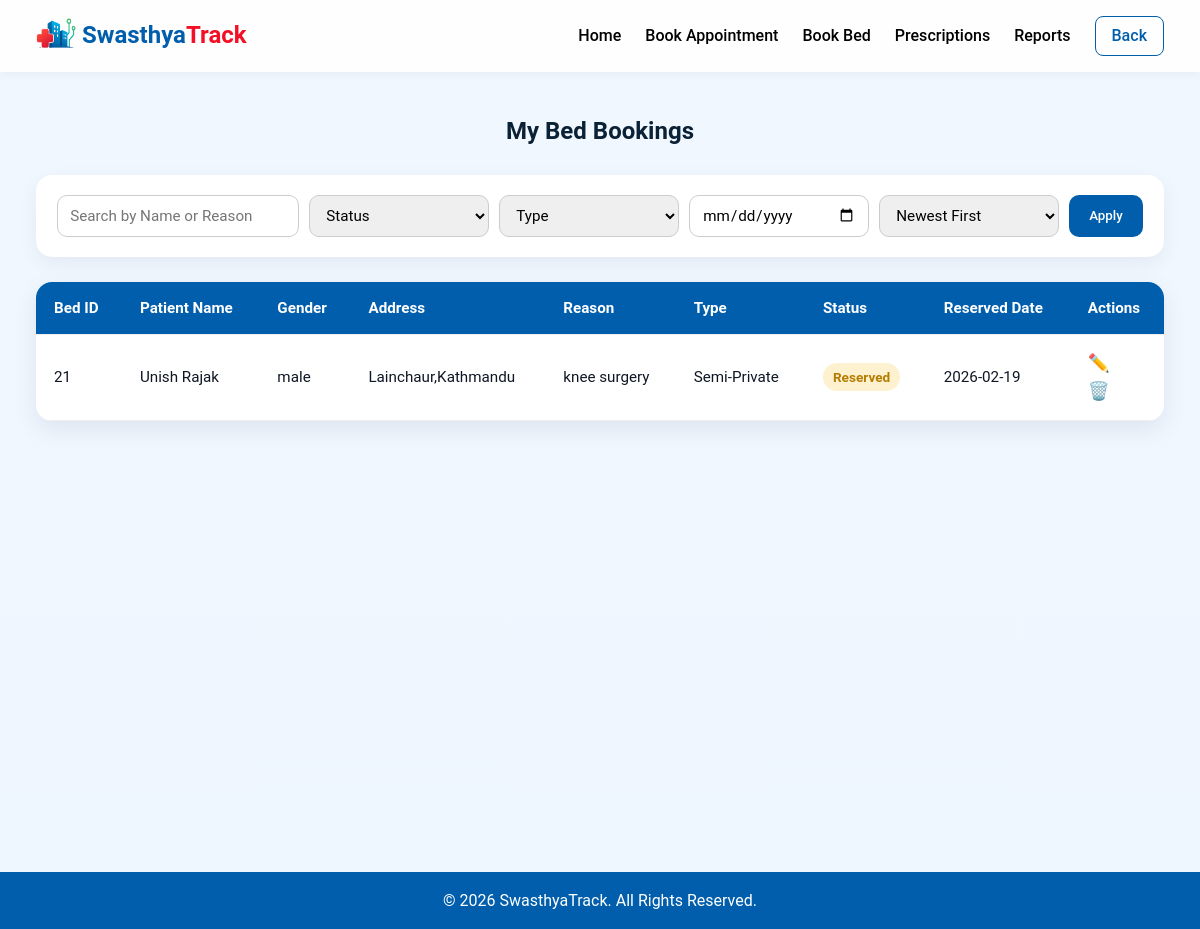
The page /Patient/my_bed_bookings.php (signed in) on the database its author committed.
### tables this page shows
CREATE TABLE `beds` (
  `bed_id` int NOT NULL,
  `user_id` int DEFAULT NULL,
  `patient_name` varchar(100) DEFAULT NULL,
  `gender` enum('male','female','other') DEFAULT NULL,
  `contact` varchar(20) DEFAULT NULL,
  `email` varchar(100) DEFAULT NULL,
  `address` varchar(255) DEFAULT NULL,
  `reason_for_admission` text,
  `reserved_date` date DEFAULT NULL,
  `type` enum('General','Semi-Private','Private') NOT NULL DEFAULT 'General',
  `status` enum('Empty','Reserved','Occupied','Out of Order') NOT NULL DEFAULT 'Empty',
  `created_at` timestamp NULL DEFAULT CURRENT_TIMESTAMP,
  `updated_at` timestamp NULL DEFAULT CURRENT_TIMESTAMP ON UPDATE CURRENT_TIMESTAMP
);

### src/Patient/my_bed_bookings.php (the view, shortened to what this page needs)
<?php
include("../config/db.php");
$user_id = $_SESSION['user_id'];
$search = $_GET['search'] ?? '';
$dateFilter = $_GET['date'] ?? '';
$sortOrder = $_GET['sort'] ?? 'desc';
$sql = "SELECT bed_id, patient_name, gender, address, reason_for_admission,
               reserved_date, type, status, created_at
        FROM beds
        WHERE user_id = ?";
$params = [$user_id];
$types = "i";
$orderSQL = ($sortOrder === 'asc') ? "ASC" : "DESC";
$sql .= " ORDER BY reserved_date $orderSQL";
$stmt = $conn->prepare($sql);
$stmt->bind_param($types, ...$params);
$stmt->execute();
$beds = $stmt->get_result();
?>
<!DOCTYPE html>
<html lang="en">
<head>
<link rel="stylesheet" href="../css/patient-dashboard.css">
</head>
<body>
<header>
    <div class="logo">
        <a href="patient_dashboard.php">
            <img class="nav-img" src="../images/nav-logo.png" alt="">
            <span class="swasthya-color">Swasthya</span><span class="track-color">Track</span>
        </a>
    </div>
    <nav>
        <a href="patient_dashboard.php">Home</a>
        <a href="book_appointment.php">Book Appointment</a>
        <a href="bed_type.php">Book Bed</a>
        <a href="my_prescriptions.php">Prescriptions</a>
        <a href="my_reports.php">Reports</a>
      <a href="patient_dashboard.php" class="btn-login">Back</a>
    </nav>
</header>
<main>
    <h2 style="text-align:center; margin-bottom:25px; color:#0b2236;">My Bed Bookings</h2>
    <div class="filter-bar">
        <form method="get">
            <input type="text" name="search" placeholder="Search by Name or Reason" value="<?= htmlspecialchars($search) ?>">
            <select name="status">
                <option value="">Status</option>
            </select>
            <select name="type">
                <option value="">Type</option>
            </select>
            <input type="date" name="date" value="<?= htmlspecialchars($dateFilter) ?>">
            <select name="sort">
                <option value="desc" <?= $sortOrder == 'desc' ? 'selected' : '' ?>>Newest First</option>
            </select>
            <button type="submit">Apply</button>
        </form>
    </div>
    <div class="table-container">
        <table>
            <thead>
                <tr>
                    <th>Bed ID</th>
                    <th>Patient Name</th>
                    <th>Gender</th>
                    <th>Address</th>
                    <th>Reason</th>
                    <th>Type</th>
                    <th>Status</th>
                    <th>Reserved Date</th>
                    <th>Actions</th>
                </tr>
            </thead>
            <tbody>
                <?php if ($beds->num_rows > 0): ?>
                    <?php while ($row = $beds->fetch_assoc()): ?>
                        <tr>
                            <td data-label="Bed ID"><?= htmlspecialchars($row['bed_id']) ?></td>
                            <td data-label="Patient"><?= htmlspecialchars($row['patient_name']) ?></td>
                            <td data-label="Gender"><?= htmlspecialchars($row['gender']) ?></td>
                            <td data-label="Address"><?= htmlspecialchars($row['address']) ?></td>
                            <td data-label="Reason"><?= htmlspecialchars($row['reason_for_admission']) ?></td>
                            <td data-label="Type"><?= htmlspecialchars($row['type']) ?></td>
                            <td data-label="Status">
                                <span class="status <?= htmlspecialchars($row['status']) ?>">
                                    <?= htmlspecialchars($row['status']) ?>
                                </span>
                            </td>
                            <td data-label="Reserved Date"><?= htmlspecialchars($row['reserved_date']) ?></td>
                            <td class="actions" data-label="Actions">
                                <a href="edit_bed.php?id=<?= $row['bed_id'] ?>" class="edit">✏️</a>
                                <?php if ($row['status'] === 'Reserved'): ?>
                                    <a href="javascript:void(0);" onclick="confirmCancel(<?= $row['bed_id'] ?>)" class="delete">🗑️</a>
                                <?php endif; ?>
                            </td>
                        </tr>
                    <?php endwhile; ?>
                <?php else: ?>
                    <tr><td colspan="9" style="text-align:center; padding:20px;">No bed bookings found.</td></tr>
                <?php endif; ?>
            </tbody>
        </table>
    </div>
</main>
<footer>
    <p>© 2026 SwasthyaTrack. All Rights Reserved.</p>
</footer>
</body>
</html>

### src/css/patient-dashboard.css (style rules this page uses)
* { margin: 0; padding: 0; box-sizing: border-box; font-family: 'Roboto', 'Segoe UI', Tahoma, Geneva, Verdana, sans-serif; }
body { line-height: 1.6; color: #0f1724; background-color: #f9f9fb; }
a { text-decoration: none; color: inherit; display: block; }
header { display: flex; justify-content: space-between; align-items: center; padding: 16px 3%; background-color: rgba(255, 255, 255, 0.8); backdrop-filter: blur(10px); box-shadow: 0 2px 10px rgba(0, 0, 0, 0.05); position: sticky; top: 0; z-index: 1000; }
.logo { font-size: 1.5rem; font-weight: bold; color: #015eac; }
.nav-img { height: 30px; width: 40px; margin-bottom: 7px; vertical-align: middle; }
nav { display: flex; gap: 24px; align-items: center; }
nav a { font-weight: 500; color: #000; transition: color 0.3s ease, transform 0.2s ease; }
.btn-login { padding: 6px 16px; border: 1px solid #015eac; border-radius: 8px; color: #015eac; transition: background-color 0.3s ease, color 0.3s ease, border-color 0.3s ease; }
footer { background-color: #015eac; color: #fff; text-align: center; padding: 16px; }
.swasthya-color { color: #015eac; }
.track-color { color: #f31026; }

### src/Patient/my_bed_bookings.php (style rules this page uses)
main { padding: 40px 3%; background: linear-gradient(180deg, #f1f7ff, #eef6ff); min-height: 100vh; }
.filter-bar { background-color: #fff; border-radius: 16px; box-shadow: 0 6px 20px rgba(6, 18, 32, 0.06); padding: 20px; margin-bottom: 25px; }
.filter-bar form { display: flex; flex-wrap: wrap; gap: 10px; justify-content: center; }
.filter-bar input, .filter-bar select { padding: 10px 12px; border: 1px solid #ccc; border-radius: 10px; font-size: 0.95rem; min-width: 180px; }
.filter-bar button { background-color: #015eac; color: #fff; border: none; border-radius: 10px; padding: 10px 20px; cursor: pointer; transition: background 0.3s ease; font-weight: 500; }
.table-container { background: #fff; border-radius: 16px; box-shadow: 0 8px 24px rgba(6, 18, 32, 0.08); overflow: hidden; }
table { width: 100%; border-collapse: collapse; }
thead { background-color: #015eac; color: #fff; }
th, td { padding: 14px 18px; text-align: left; font-size: 0.95rem; border-bottom: 1px solid #eee; }
.status { padding: 6px 10px; border-radius: 20px; font-weight: 600; font-size: 0.85rem; text-align: center; }
.Reserved { background-color: #f5b91433; color: #b57d00; }
.actions a { margin-right: 10px; text-decoration: none; font-size: 1.1rem; transition: transform 0.2s ease; }
.actions a.edit { color: #015eac; }
.actions a.delete { color: #f31026; }

### rows shown on the page
beds: bed_id "21", patient_name "Unish Rajak", gender "male", address "Lainchaur,Kathmandu", reason_for_admission "knee surgery", type "Semi-Private", status "Reserved", reserved_date "2026-02-19"
